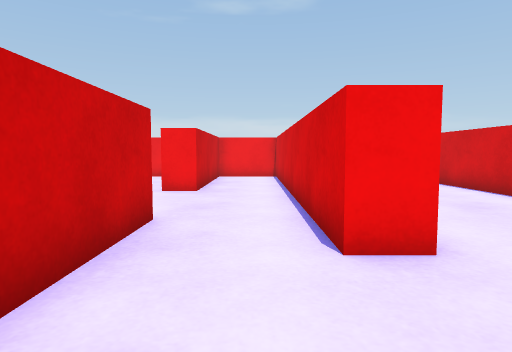
view 1 (above)

17 first-person views from a walk through a Unity game level. The camera is 0.55 m above the floor, tilts 4° down and sees 75° across. The floor is counted in squares, 0.5 m on a side. Each view is taken from the middle of a square. On the plan, view 1 faces up. The plan holds only what a view shows up to about 13 squares ahead; the rest is blank. The place goes on beyond the plan.

view 2
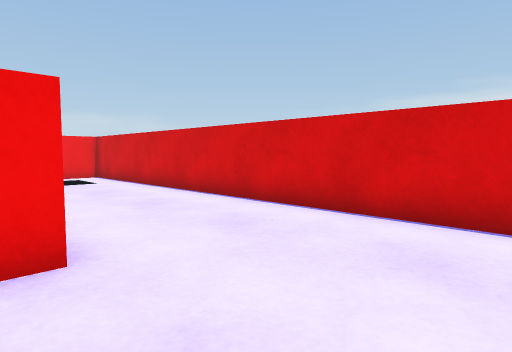

view 3
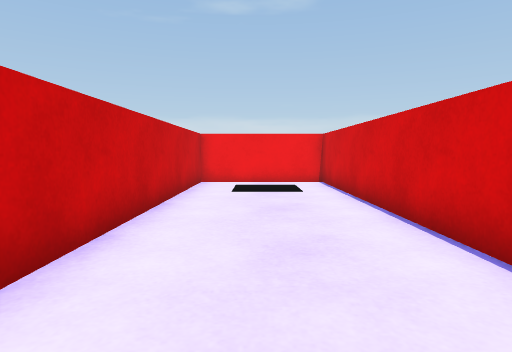

view 4
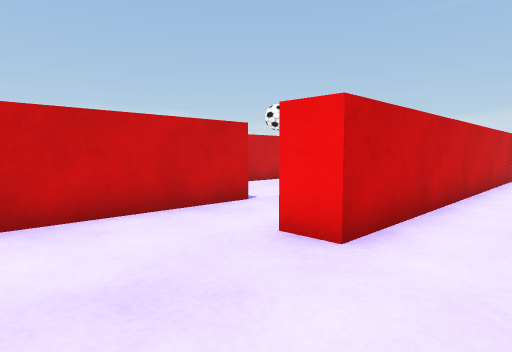

view 5
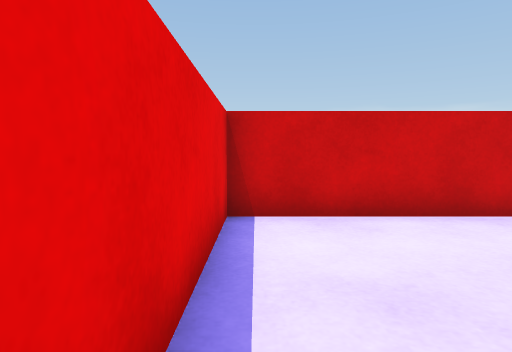

view 6
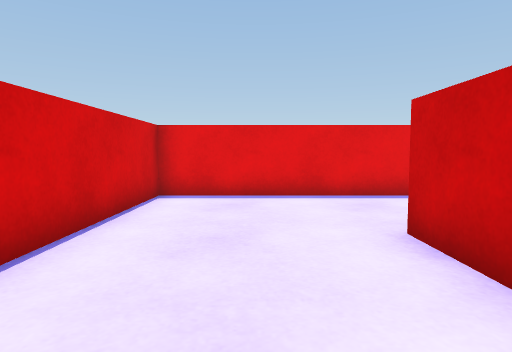

view 7
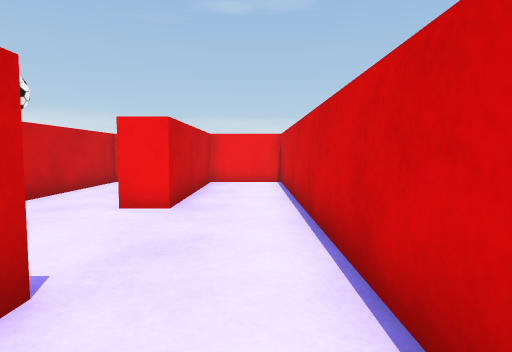

view 8
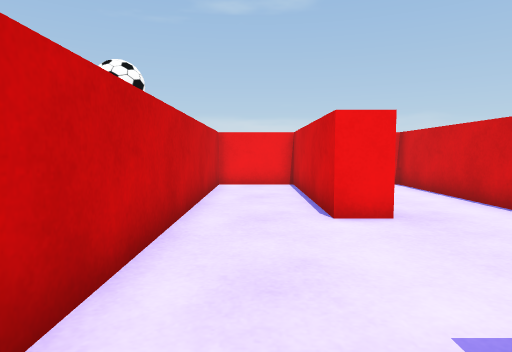

view 9
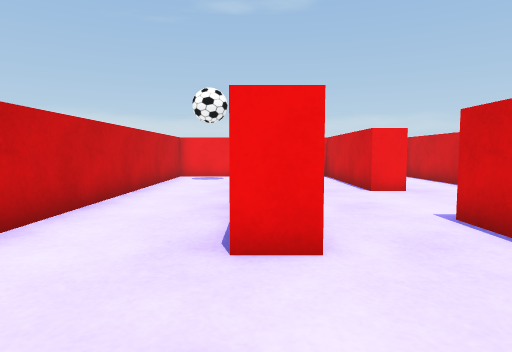

view 10
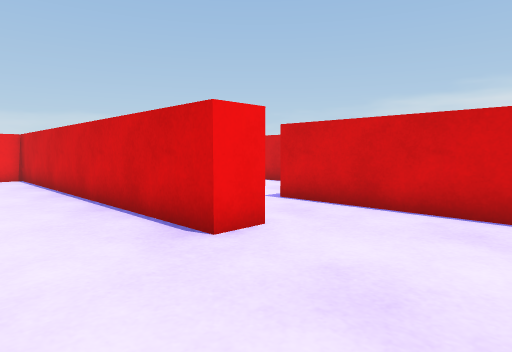

view 11
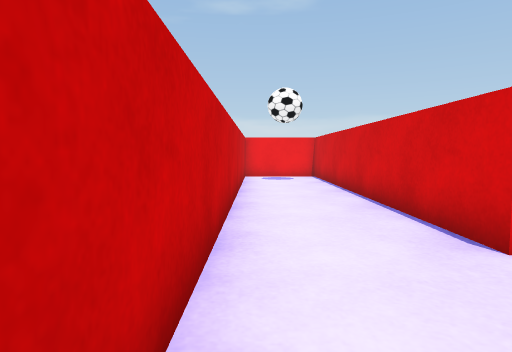

view 12
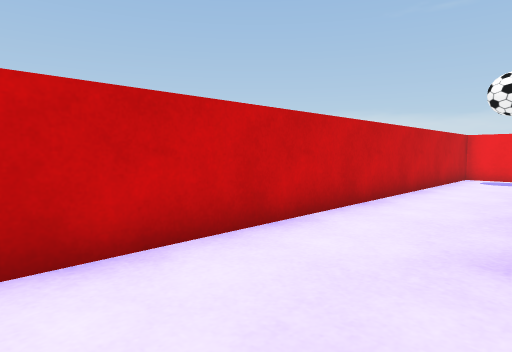

view 13
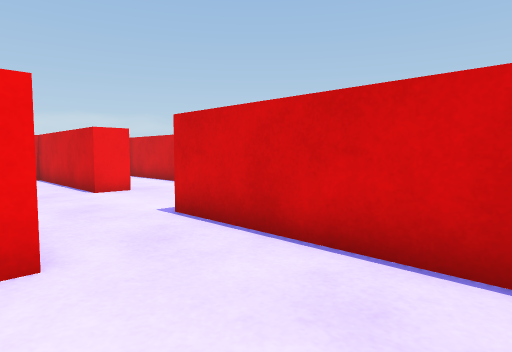

view 14
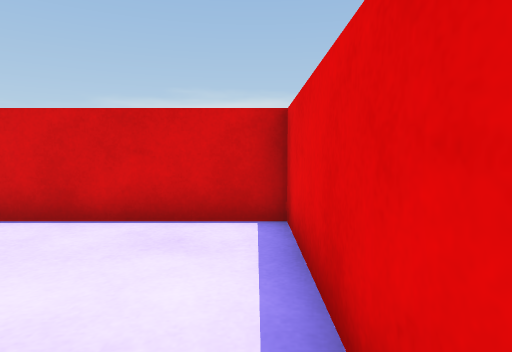

view 15
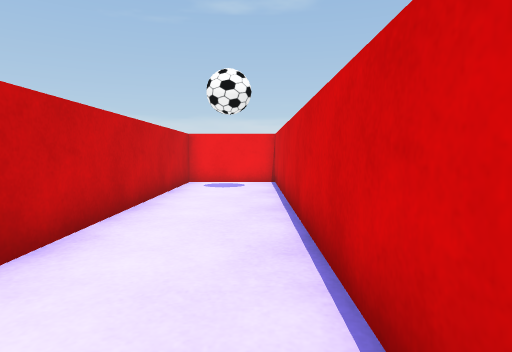

view 16
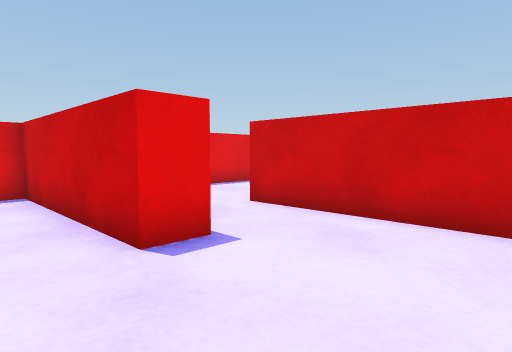

view 17
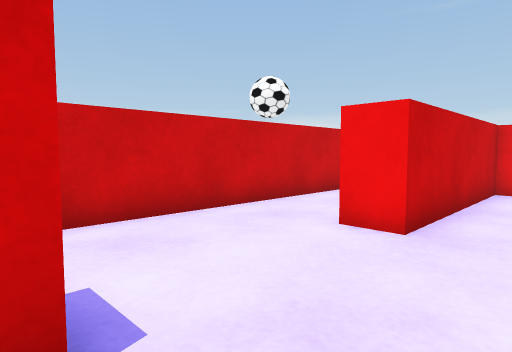

### Floor plan
Ten units are one square. View 1 is at (0, 0); x grows to the right and y downward. Boxes are objects, and circles mark ways between rooms. Rooms are numbered by the first view taken in them; rooms with no view inside come last. Other rooms are left out.
<svg viewBox="-100 -160 170 170">
<path fill="none" stroke="#000" d="M-17 -54 -17 5 65 5 65 -155 19 -155 19 -35 9 -35 9 -55M-53 -55 -53 -35 -63 -35 -63 -155 -95 -155 -95 -4M-90 5 -27 5 -27 -54M9 -55 9 -155 -17 -155 -17 -95 -27 -95 -27 -155 -53 -155 -53 -55M-27 -54 -17 -54"/>
<circle cx="-5" cy="-45" r="3" fill="#2a7"/>
<circle cx="-40" cy="-45" r="3" fill="#2a7"/>
<text x="30" y="-60">1</text>
<text x="-70" y="-60">2</text>
<text x="-10" y="-100">3</text>
</svg>
Room 1 opens to room 3. Room 2 opens to room 3.

Where each view was taken, in squares from view 1:
view 1: 0 up, 0 right, facing up
view 2: 0 up, 1 right, facing up-right
view 3: 3 up, 4 right, facing up
view 4: 0 up, 4 right, facing up-left
view 5: 0 up, 4 right, facing left
view 6: 8 up, 4 right, facing down
view 7: 3 up, 0 right, facing up
view 8: 4 up, 4 left, facing up
view 9: 0 up, 6 left, facing up
view 10: 0 up, 9 left, facing up-right
view 11: 0 up, 9 left, facing up
view 12: 0 up, 6 left, facing up-left
view 13: 0 up, 6 left, facing up-right
view 14: 0 up, 8 left, facing right
view 15: 3 up, 7 left, facing up
view 16: 9 up, 0 right, facing down-left
view 17: 5 up, 0 right, facing up-left
